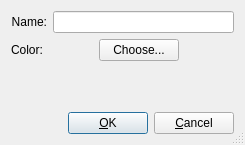
<ui version="4.0" >
 <author></author>
 <comment></comment>
 <exportmacro></exportmacro>
 <class>JigPropDialog</class>
 <widget class="QDialog" name="JigPropDialog" >
  <property name="geometry" >
   <rect>
    <x>0</x>
    <y>0</y>
    <width>245</width>
    <height>145</height>
   </rect>
  </property>
  <property name="windowTitle" >
   <string>Jig Properties</string>
  </property>
  <property name="sizeGripEnabled" >
   <bool>true</bool>
  </property>
  <layout class="QVBoxLayout" >
   <property name="margin" >
    <number>11</number>
   </property>
   <property name="spacing" >
    <number>6</number>
   </property>
   <item>
    <layout class="QHBoxLayout" >
     <property name="margin" >
      <number>0</number>
     </property>
     <property name="spacing" >
      <number>6</number>
     </property>
     <item>
      <layout class="QVBoxLayout" >
       <property name="margin" >
        <number>0</number>
       </property>
       <property name="spacing" >
        <number>6</number>
       </property>
       <item>
        <widget class="QLabel" name="nameTextLabel" >
         <property name="text" >
          <string>Name:</string>
         </property>
         <property name="alignment" >
          <set>Qt::AlignRight|Qt::AlignTrailing|Qt::AlignVCenter</set>
         </property>
        </widget>
       </item>
       <item>
        <widget class="QLabel" name="colorTextLabel" >
         <property name="text" >
          <string>Color:</string>
         </property>
         <property name="alignment" >
          <set>Qt::AlignLeading|Qt::AlignLeft|Qt::AlignVCenter</set>
         </property>
        </widget>
       </item>
      </layout>
     </item>
     <item>
      <layout class="QVBoxLayout" >
       <property name="margin" >
        <number>0</number>
       </property>
       <property name="spacing" >
        <number>6</number>
       </property>
       <item>
        <widget class="QLineEdit" name="nameLineEdit" >
         <property name="enabled" >
          <bool>true</bool>
         </property>
         <property name="text" >
          <string/>
         </property>
        </widget>
       </item>
       <item>
        <layout class="QHBoxLayout" >
         <property name="margin" >
          <number>0</number>
         </property>
         <property name="spacing" >
          <number>6</number>
         </property>
         <item>
          <layout class="QHBoxLayout" >
           <property name="margin" >
            <number>0</number>
           </property>
           <property name="spacing" >
            <number>6</number>
           </property>
           <item>
            <widget class="QLabel" name="jig_color_pixmap" >
             <property name="minimumSize" >
              <size>
               <width>40</width>
               <height>0</height>
              </size>
             </property>
             <property name="scaledContents" >
              <bool>true</bool>
             </property>
            </widget>
           </item>
           <item>
            <widget class="QPushButton" name="choose_color_btn" >
             <property name="enabled" >
              <bool>true</bool>
             </property>
             <property name="sizePolicy" >
              <sizepolicy>
               <hsizetype>5</hsizetype>
               <vsizetype>0</vsizetype>
               <horstretch>1</horstretch>
               <verstretch>0</verstretch>
              </sizepolicy>
             </property>
             <property name="toolTip" >
              <string>Change Color</string>
             </property>
             <property name="text" >
              <string>Choose...</string>
             </property>
            </widget>
           </item>
          </layout>
         </item>
         <item>
          <spacer>
           <property name="orientation" >
            <enum>Qt::Horizontal</enum>
           </property>
           <property name="sizeType" >
            <enum>QSizePolicy::Expanding</enum>
           </property>
           <property name="sizeHint" >
            <size>
             <width>40</width>
             <height>20</height>
            </size>
           </property>
          </spacer>
         </item>
        </layout>
       </item>
      </layout>
     </item>
    </layout>
   </item>
   <item>
    <spacer>
     <property name="orientation" >
      <enum>Qt::Vertical</enum>
     </property>
     <property name="sizeType" >
      <enum>QSizePolicy::Expanding</enum>
     </property>
     <property name="sizeHint" >
      <size>
       <width>20</width>
       <height>20</height>
      </size>
     </property>
    </spacer>
   </item>
   <item>
    <layout class="QHBoxLayout" >
     <property name="margin" >
      <number>0</number>
     </property>
     <property name="spacing" >
      <number>6</number>
     </property>
     <item>
      <spacer>
       <property name="orientation" >
        <enum>Qt::Horizontal</enum>
       </property>
       <property name="sizeType" >
        <enum>QSizePolicy::Expanding</enum>
       </property>
       <property name="sizeHint" >
        <size>
         <width>40</width>
         <height>20</height>
        </size>
       </property>
      </spacer>
     </item>
     <item>
      <widget class="QPushButton" name="ok_btn" >
       <property name="text" >
        <string>&amp;OK</string>
       </property>
       <property name="shortcut" >
        <string>Alt+O</string>
       </property>
       <property name="autoDefault" >
        <bool>true</bool>
       </property>
       <property name="default" >
        <bool>true</bool>
       </property>
      </widget>
     </item>
     <item>
      <widget class="QPushButton" name="cancel_btn" >
       <property name="text" >
        <string>&amp;Cancel</string>
       </property>
       <property name="shortcut" >
        <string>Alt+C</string>
       </property>
       <property name="autoDefault" >
        <bool>true</bool>
       </property>
       <property name="default" >
        <bool>false</bool>
       </property>
      </widget>
     </item>
    </layout>
   </item>
  </layout>
 </widget>
 <layoutdefault spacing="6" margin="11" />
 <pixmapfunction>qPixmapFromMimeSource</pixmapfunction>
 <tabstops>
  <tabstop>nameLineEdit</tabstop>
  <tabstop>choose_color_btn</tabstop>
  <tabstop>ok_btn</tabstop>
  <tabstop>cancel_btn</tabstop>
 </tabstops>
 <resources/>
 <connections>
  <connection>
   <sender>cancel_btn</sender>
   <signal>clicked()</signal>
   <receiver>JigPropDialog</receiver>
   <slot>reject()</slot>
   <hints>
    <hint type="sourcelabel" >
     <x>20</x>
     <y>20</y>
    </hint>
    <hint type="destinationlabel" >
     <x>20</x>
     <y>20</y>
    </hint>
   </hints>
  </connection>
  <connection>
   <sender>ok_btn</sender>
   <signal>clicked()</signal>
   <receiver>JigPropDialog</receiver>
   <slot>accept()</slot>
   <hints>
    <hint type="sourcelabel" >
     <x>20</x>
     <y>20</y>
    </hint>
    <hint type="destinationlabel" >
     <x>20</x>
     <y>20</y>
    </hint>
   </hints>
  </connection>
 </connections>
</ui>
